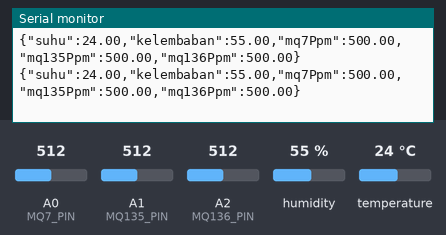
Recording of a sketch running on a simulated Arduino Uno, built with avr-gcc and run on an emulated ATmega328P. Shown: the last lines printed to the serial monitor. The test bench sets the inputs (shaded band); at power-on: humidity 55 %, A0 (MQ7_PIN) = 512, A1 (MQ135_PIN) = 512, A2 (MQ136_PIN) = 512, temperature 24 °C.

Above: at 1.8 s.
1.9 s: humidity set to 22 %
At 2.6 s:
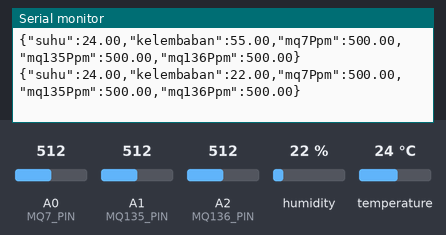
3.4 s: A0 (MQ7_PIN) set to 716
At 4.7 s:
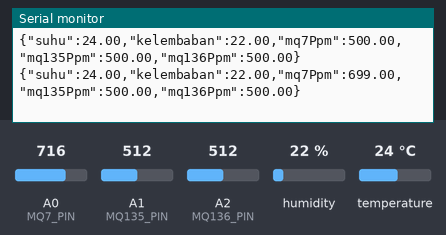
4.9 s: A1 (MQ135_PIN) set to 716
At 5.9 s:
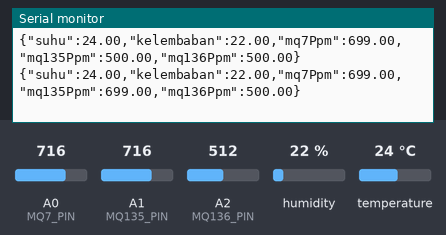
6.4 s: A2 (MQ136_PIN) set to 716
At 7.3 s:
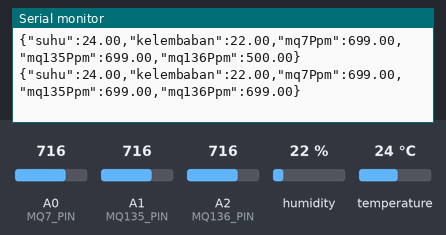
7.9 s: temperature set to 12 °C
At 9.2 s:
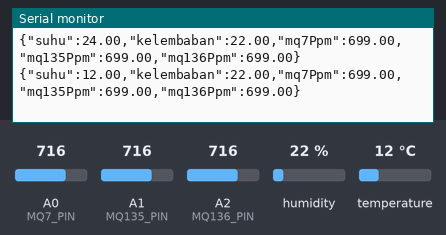
9.4 s: A0 (MQ7_PIN) set to 992
At 10.5 s:
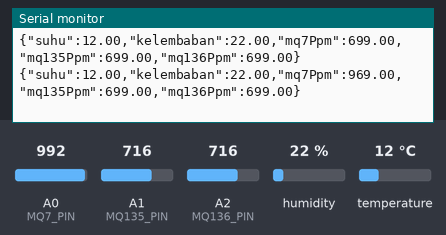
Timing chart, 0 to 11.9 s (numbered marks = the images above; inputs shaded):
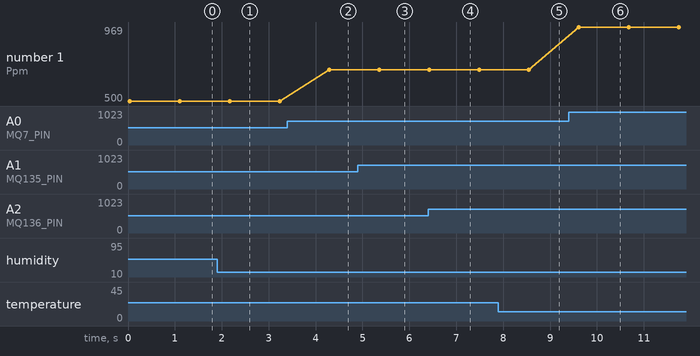

Measured:
- after the input at 1.9 s, the serial monitor: prints a new line after 0.27 s (image 1)
- after the input at 3.4 s, the serial monitor: prints a new line after 0.90 s (image 2)
- after the input at 4.9 s, the serial monitor: prints a new line after 0.46 s (image 3)
- after the input at 6.4 s, the serial monitor: prints a new line at once (image 4)
- after the input at 7.9 s, the serial monitor: prints a new line after 0.65 s (image 5)
- after the input at 9.4 s, the serial monitor: prints a new line after 0.21 s (image 6)
- plotted number 1: 500 → 699 after the input at 3.4 s, 699 → 969 after the input at 9.4 s

The sketch:

main-ard.ino
```cpp
#include <Arduino.h>
#include <Wire.h>
#include "Adafruit_SHT31.h"
#include <SPI.h>

Adafruit_SHT31 sht31 = Adafruit_SHT31(); // Inisialisasi sensor SHT31

#define MQ7_PIN A0
#define MQ135_PIN A1
#define MQ136_PIN A2


void disableGasSensors() {
  // Matikan daya ke sensor gas
  digitalWrite(MQ7_PIN, LOW);
  digitalWrite(MQ135_PIN, LOW);
  digitalWrite(MQ136_PIN, LOW);
}

void enableGasSensors() {
  // Nyalakan daya ke sensor gas
  digitalWrite(MQ7_PIN, HIGH);
  digitalWrite(MQ135_PIN, HIGH);
  digitalWrite(MQ136_PIN, HIGH);
}

float convertToPpm(int sensorValue) {
  float ppm = map(sensorValue, 0, 1023, 0, 1000);  // Kalkulasikan ppm sesuai dengan karakteristik sensor
  return ppm;
}

void setup() {
  Serial.begin(9600);
  sht31.begin(0x44);  // Inisialisasi sensor SHT31

  pinMode(MQ7_PIN, INPUT);
  pinMode(MQ135_PIN, INPUT);
  pinMode(MQ136_PIN, INPUT);

}

void loop() {
  float temperature = sht31.readTemperature();
  float humidity = sht31.readHumidity();

  // Cek kondisi untuk mengaktifkan sensor gas
  if (temperature >= 90 && humidity >= 45 && humidity <= 64) {
    enableGasSensors();
  } else {
    disableGasSensors();
  }

  // Baca data dari sensor gas
  int mq7Value = analogRead(MQ7_PIN);
  int mq135Value = analogRead(MQ135_PIN);
  int mq136Value = analogRead(MQ136_PIN);

  // Konversi data ke ppm
  float mq7Ppm = convertToPpm(mq7Value);
  float mq135Ppm = convertToPpm(mq135Value);
  float mq136Ppm = convertToPpm(mq136Value);

  // Tampilkan data di Serial Monitor dalam format JSON
Serial.print("{");
Serial.print("\"suhu\":");
Serial.print(temperature);
Serial.print(",\"kelembaban\":");
Serial.print(humidity);
Serial.print(",\"mq7Ppm\":");
Serial.print(mq7Ppm);
Serial.print(",\"mq135Ppm\":");
Serial.print(mq135Ppm);
Serial.print(",\"mq136Ppm\":");
Serial.print(mq136Ppm);
Serial.println("}");

  delay(1000);
}
```
